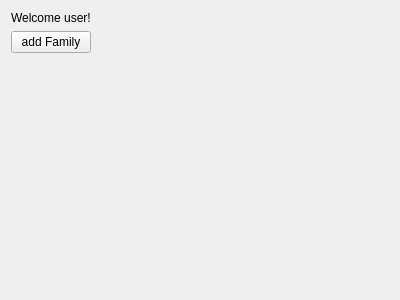
<?xml version="1.0" encoding="UTF-8"?>
<ui version="4.0">
 <class>Homepage</class>
 <widget class="QWidget" name="Homepage">
  <property name="geometry">
   <rect>
    <x>0</x>
    <y>0</y>
    <width>400</width>
    <height>300</height>
   </rect>
  </property>
  <property name="windowTitle">
   <string>Form</string>
  </property>
  <layout class="QFormLayout" name="formLayout">
   <item row="0" column="0">
    <layout class="QVBoxLayout" name="verticalLayout">
     <item>
      <layout class="QHBoxLayout" name="ownFamiliesGrid"/>
     </item>
     <item>
      <widget class="QLabel" name="welcomeText">
       <property name="text">
        <string>Welcome user!</string>
       </property>
      </widget>
     </item>
     <item>
      <widget class="QPushButton" name="newFamilyButton">
       <property name="text">
        <string>add Family</string>
       </property>
      </widget>
     </item>
    </layout>
   </item>
  </layout>
 </widget>
 <resources/>
 <connections/>
</ui>
